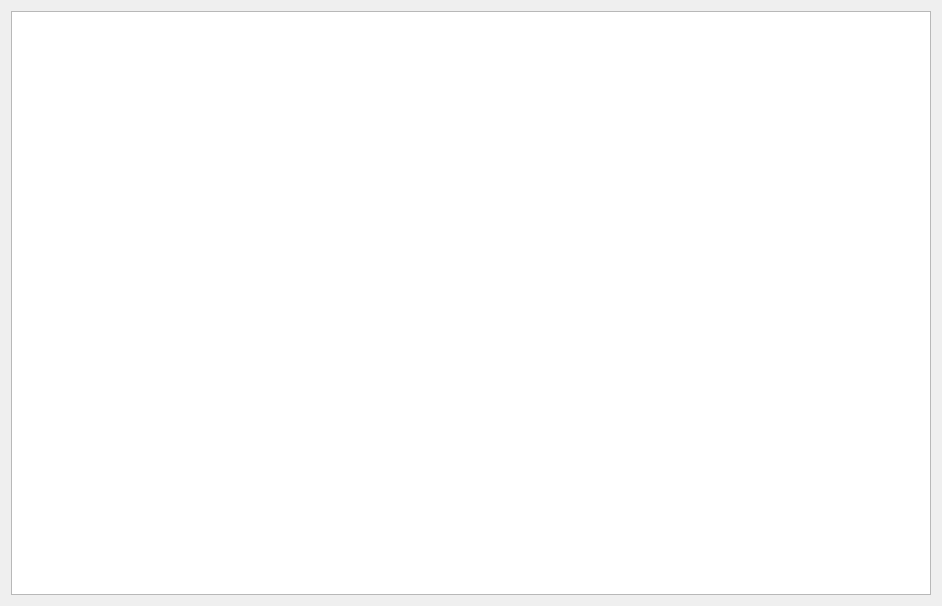
<?xml version="1.0" encoding="UTF-8"?>
<ui version="4.0">
 <class>VarianceAnalysisWindow</class>
 <widget class="QDialog" name="VarianceAnalysisWindow">
  <property name="geometry">
   <rect>
    <x>0</x>
    <y>0</y>
    <width>942</width>
    <height>606</height>
   </rect>
  </property>
  <property name="windowTitle">
   <string>Дисперсионный анализ</string>
  </property>
  <layout class="QGridLayout" name="gridLayout_2">
   <item row="0" column="0">
    <layout class="QGridLayout" name="gridLayout">
     <item row="0" column="0">
      <widget class="QTableView" name="tableView"/>
     </item>
    </layout>
   </item>
  </layout>
 </widget>
 <resources/>
 <connections/>
</ui>
